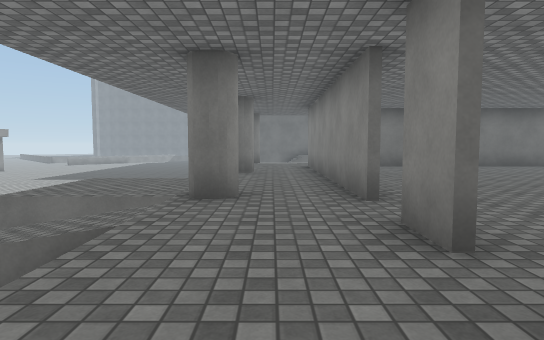
[1] (above)

20 first-person views from a walk through a 3-D level made in the Unity game engine. The camera is 1.2 m above the floor, tilts 4° down and sees 75° across. The floor is counted in squares, 1.5 m on a side. Each view is taken from the middle of a square. On the plan, view 1 faces up. The plan holds only what a view shows up to about 12 squares ahead; the rest is blank. The place goes on beyond the plan. The player character is not drawn. Door leaves are left out, so doorways stand open. Surface patterns are stand-ins for the level's own textures.

[2]
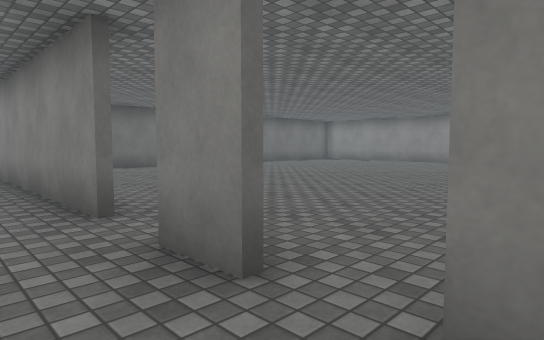

[3]
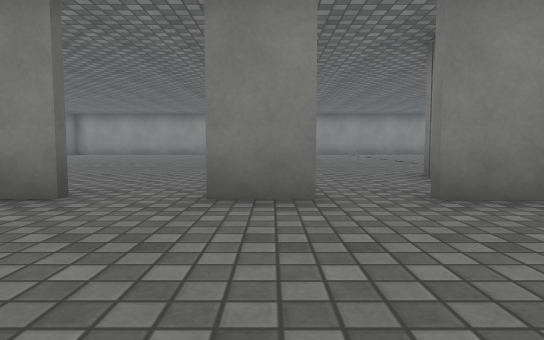

[4]
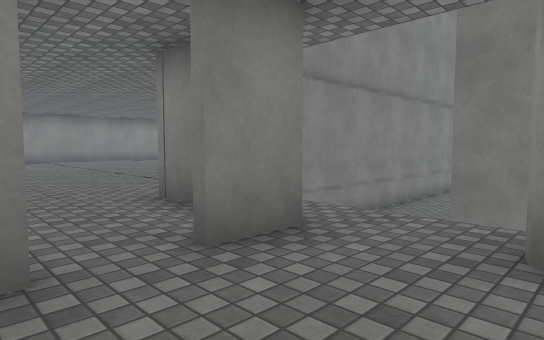

[5]
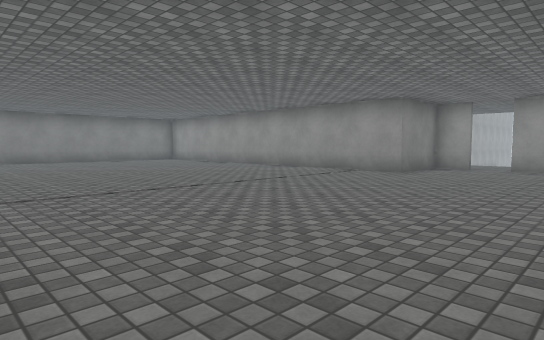

[6]
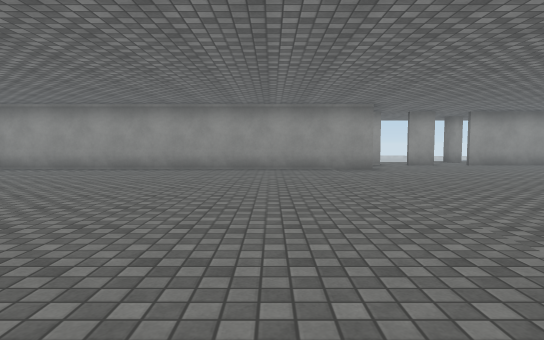

[7]
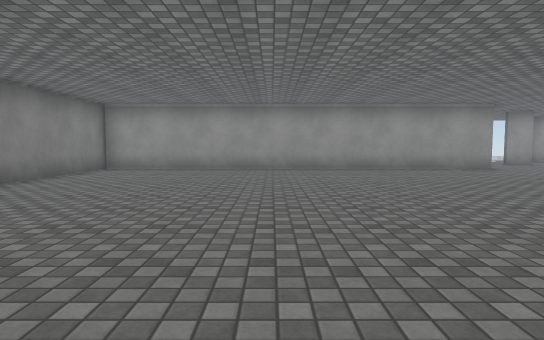

[8]
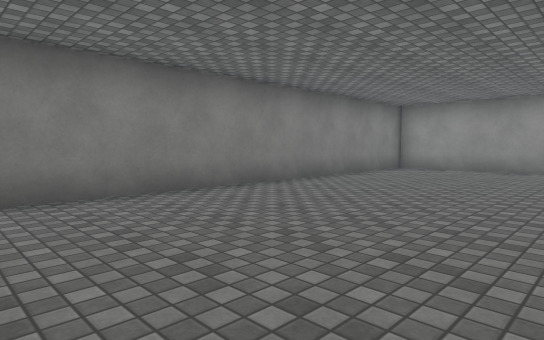

[9]
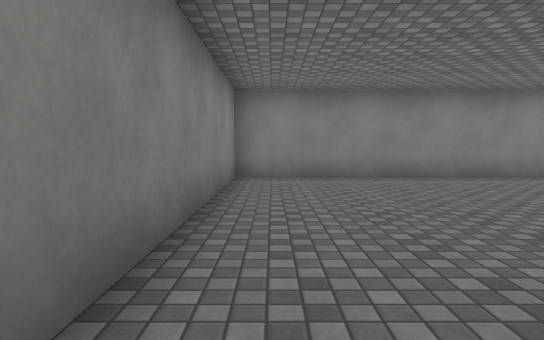

[10]
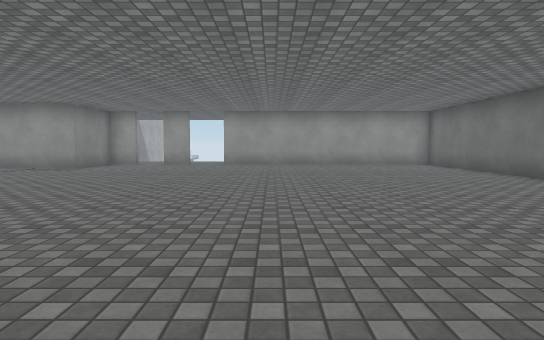

[11]
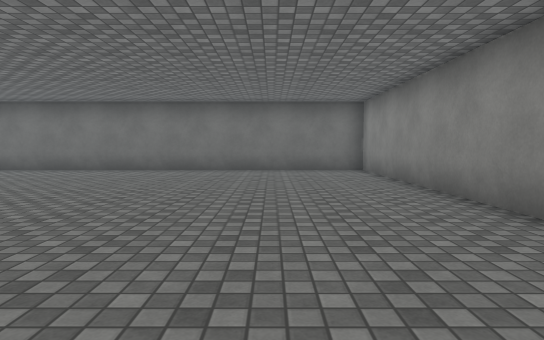

[12]
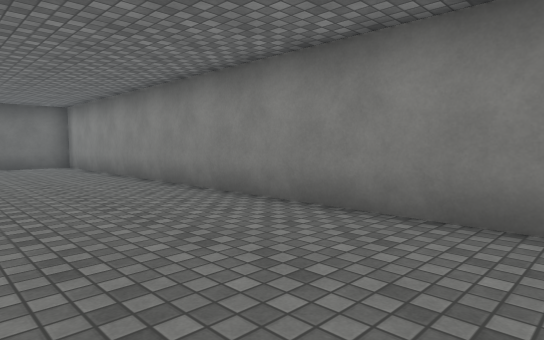

[13]
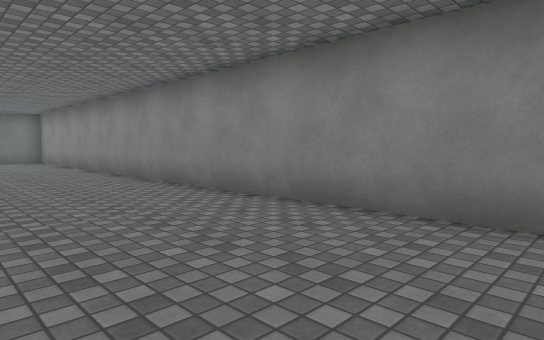

[14]
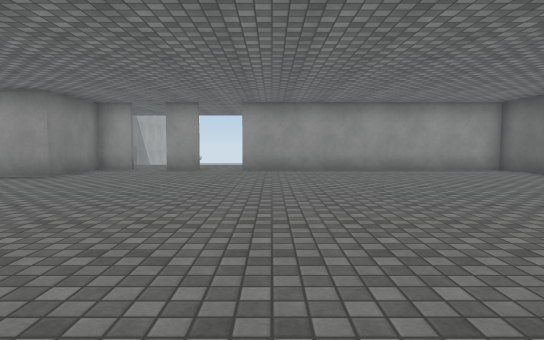

[15]
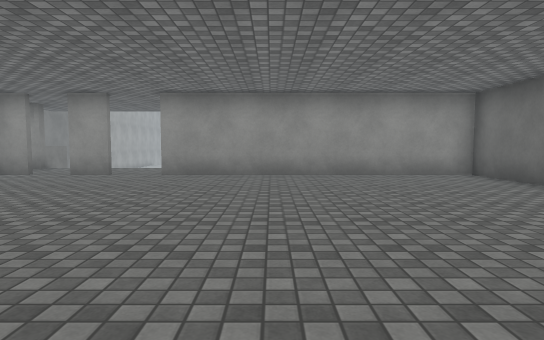

[16]
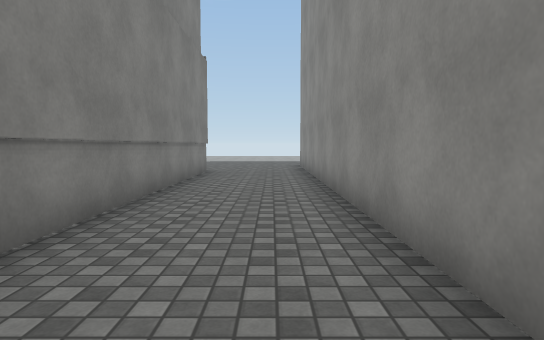

[17]
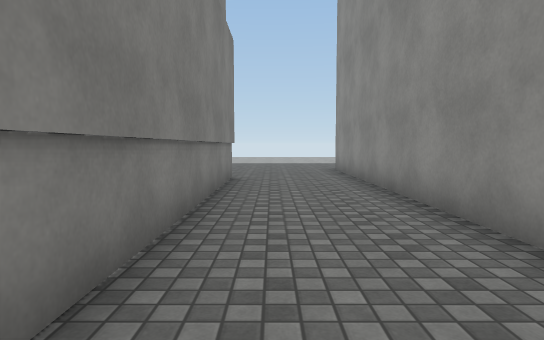

[18]
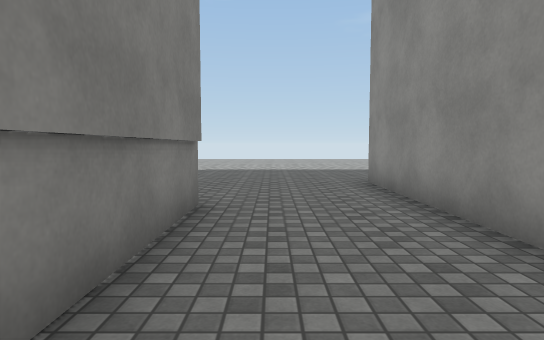

[19]
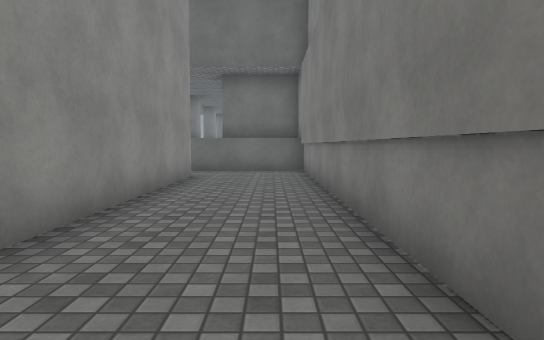

[20]
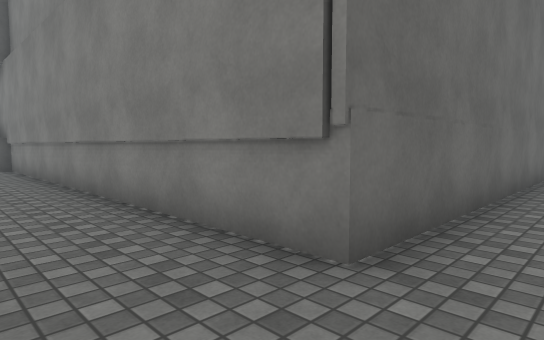

### Floor plan
Key: @ floor where view 1 was taken; # wall or solid block; . main floor; - floor 0.25 m lower than the main floor; _ floor 1.5 m lower than the main floor; / step, stairs or slope; v drop or lower ground; T thing the floor can be seen under or through.
Columns run from 4 left of view 1 to 17 right of it. Each row starts with its distance up from view 1.
 13      #################
 12     .#...............#
 11     .#...............#
 10 __ ..#...............#
  9 ---..#...............#
  8 ---..#...............#
  7 ---..#...............#
  6 TTT#.#...............#
  5 ////.................#
  4  //..................#
  3   /..#...............#
  2   /..................#
  1    ..#...............#
  0    #@####............#
 -1     v####............#
 -2      ___#............#
 -3     ##__#............#
 -4      #__#............#
 -5      #__#............#
 -6      #__#............#
 -7      #__#............#
 -8      #__#............#
 -9      #__#............#
-10      #__#............#
-11      #__#............#
-12      #__#............#
-13      #__##############
-14      #_____

Where each view was taken, in squares from view 1:
view 1: 0 up, 0 right, facing up
view 2: 1 up, 0 right, facing up-right
view 3: 3 up, 2 left, facing right
view 4: 3 up, 1 left, facing down-right
view 5: 5 up, 14 right, facing down-left
view 6: 3 down, 16 right, facing left
view 7: 7 down, 16 right, facing left
view 8: 7 down, 16 right, facing down-left
view 9: 4 down, 16 right, facing down
view 10: 7 up, 16 right, facing left
view 11: 2 up, 14 right, facing up
view 12: 1 down, 13 right, facing up-right
view 13: 5 down, 13 right, facing up-right
view 14: 6 up, 13 right, facing left
view 15: 8 up, 11 right, facing left
view 16: 2 down, 2 right, facing down
view 17: 4 down, 3 right, facing down
view 18: 8 down, 3 right, facing down
view 19: 12 down, 3 right, facing up
view 20: 14 down, 2 right, facing up-right
